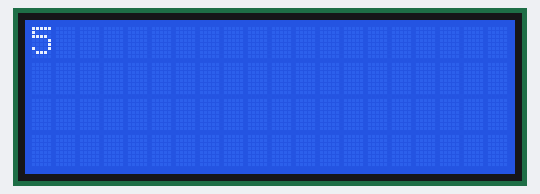
A sketch run on a simulated Arduino Leonardo, built with avr-gcc and run on an emulated ATmega32U4. Shown: 20×4 character LCD. What the sketch prints to the serial monitor is not drawn.

Above: at 4.1 s.
At 9.2 s:
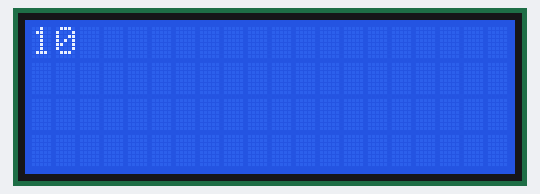
At 13.2 s:
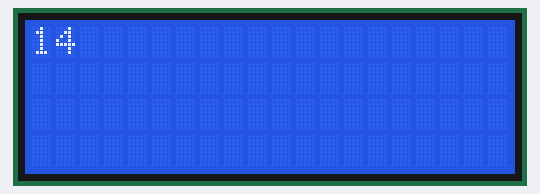
At 26.3 s:
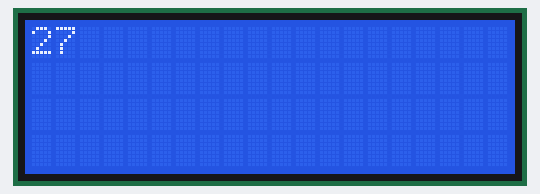
At 30.3 s:
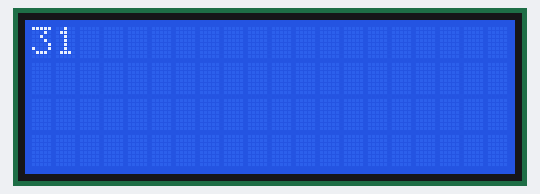
At 38.3 s:
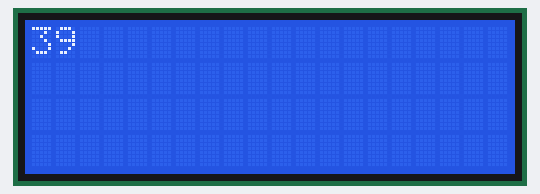

The sketch:

scan.ino
```cpp
    #include <Wire.h>
     #include <LiquidCrystal_I2C.h>
#include <Adafruit_MPU6050.h>
#include <Adafruit_Sensor.h>
//#include <MPU6050.h>

//setup LCD and gyro
LiquidCrystal_I2C lcd(0x27,20,4);

    void setup()
    {
      Wire.begin();
     lcd.init();
  lcd.backlight();
  lcd.setCursor(1,0);
  lcd.print("uh oh");
  lcd.clear();
      Serial.begin(9600 );
      //while (!Serial);             // Leonardo: wait for serial monitor
      //.println("\nI2C Scanner");
    }


    void loop()
    {
      byte error, address;
      int nDevices;

      Serial.println("Scanning...");

      nDevices = 0;
      for(address = 1; address < 127; address++ )
      {
        // The i2c_scanner uses the return value of
        // the Write.endTransmisstion to see if
        // a device did acknowledge to the address.
        Wire.beginTransmission(address);
        error = Wire.endTransmission();

        if (error == 0)
        {
          Serial.print("I2C device found at address 0x");
          if (address<16)
            Serial.print("0");
          Serial.print(address,HEX);
          lcd.print(address);
          delay(1000);
          lcd.clear();
          Serial.println("  !");

          nDevices++;
        }
        else if (error==4)
        {
          Serial.print("Unknown error at address 0x");
          if (address<16)
            Serial.print("0");
          Serial.println(address,HEX);
          lcd.print(address);
          delay(1000);
          lcd.clear();
        }
      }
      if (nDevices == 0)
        Serial.println("No I2C devices found\n");
      else
        Serial.println("done\n");
      lcd.print(nDevices);
          delay(1000);
          lcd.clear();

      delay(5000);           // wait 5 seconds for next scan
    }
```

Measured:
- what the display in image 1 shows lasts 1.0 s, from 9.1 s to 10.1 s
